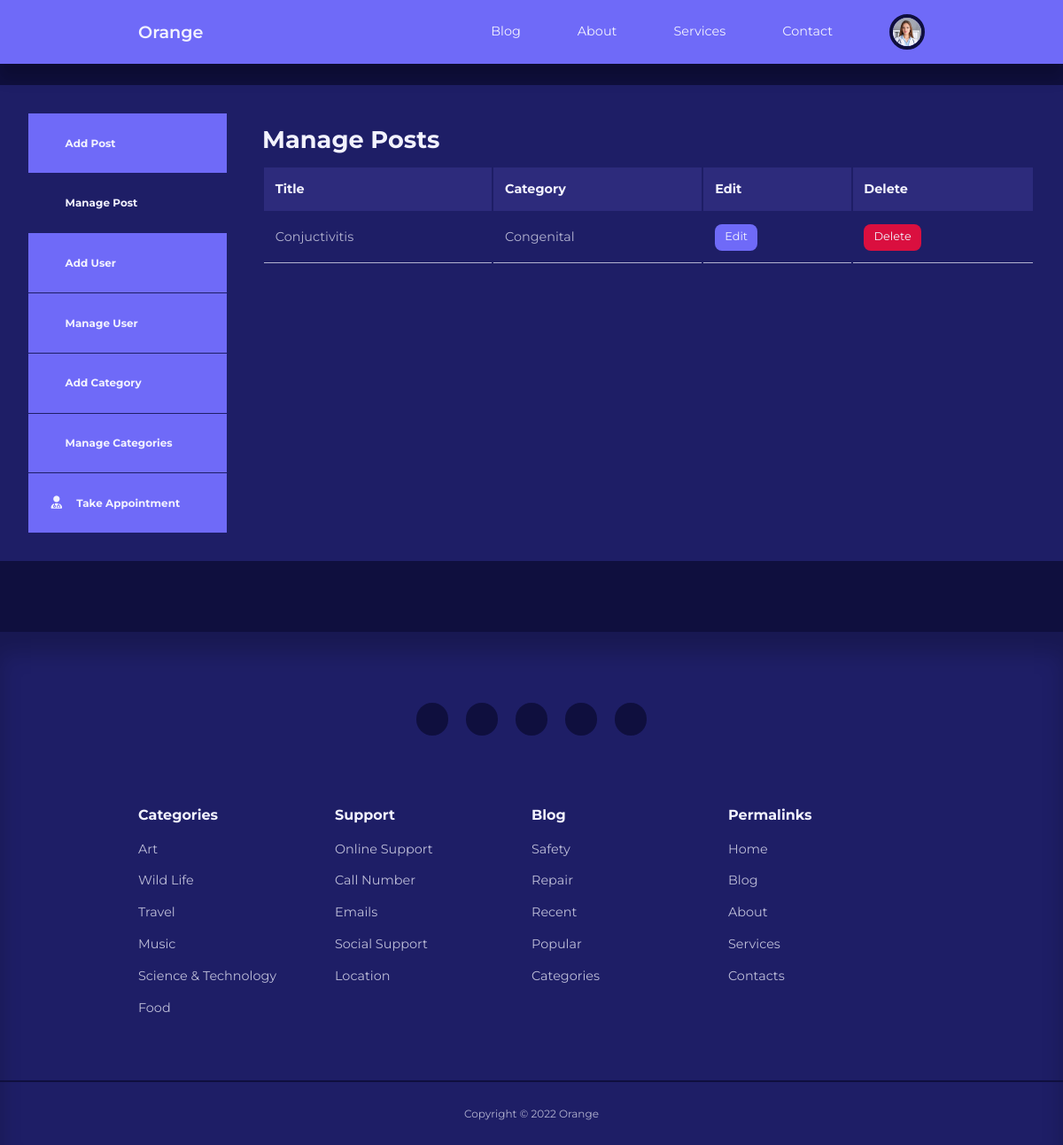
The app's page /admin/index.php (signed in) with its own data.
### tables this page shows
CREATE TABLE `users` (
  `id` int(11) UNSIGNED NOT NULL,
  `firstname` varchar(50) NOT NULL,
  `lastname` varchar(50) NOT NULL,
  `username` varchar(50) NOT NULL,
  `email` varchar(100) NOT NULL,
  `password` varchar(255) NOT NULL,
  `avatar` varchar(255) NOT NULL,
  `is_admin` tinyint(1) NOT NULL,
  `Specialization_title` varchar(50) NOT NULL,
  `specialization_id` int(11) UNSIGNED DEFAULT NULL
);

CREATE TABLE `diseaseposts` (
  `id` int(11) UNSIGNED NOT NULL,
  `title` varchar(250) NOT NULL,
  `body` text NOT NULL,
  `thumbnail` varchar(255) NOT NULL,
  `date_time` int(11) NOT NULL DEFAULT current_timestamp(),
  `category_id` int(11) UNSIGNED DEFAULT NULL,
  `author_id` int(11) UNSIGNED NOT NULL,
  `is_featured` tinyint(1) NOT NULL
);

CREATE TABLE `diseasecategories` (
  `id` int(11) UNSIGNED NOT NULL,
  `title` varchar(50) NOT NULL,
  `description` text NOT NULL
);

### admin/partials/header.php (called while the page is built, shortened)
<?php
require '../partials/header.php';

### admin/index.php (the view, shortened to what this page needs)
<?php
include 'partials/header.php';
$current_user_id=$_SESSION['user-id'];
$query="SELECT id,title,category_id FROM diseaseposts  WHERE author_id=$current_user_id ORDER BY id DESC";
$posts=mysqli_query($connection,$query);
?>
<section class="dashboard">
    <div class="conatiner dashboard_container">
        <aside>
        <ul>
                <li><a href="add-post.php"><i class="uil uil-pen"></i>
                <h5>Add Post</h5>
                </a></li>
                <li><a href="index.php" class="active"><i class="uil uil-postcard"></i>
                    <h5>Manage Post</h5>
                    </a></li>
                    <?php if(isset($_SESSION['user_is_admin'])) : ?>
                    <li><a href="add-user.php"><i class="uil uil-user-plus"></i>
                        <h5>Add User</h5>
                        </a></li>
                        <li><a href="manage-users.php"><i class="uil uil-users-alt"></i>
                            <h5>Manage User</h5>
                            </a></li>
                            <li><a href="add-category.php"><i class="uil uil-edit"></i>
                                <h5>Add Category</h5>
                                </a></li>
                                <li><a href="manage-categories.php"><i class="uil uil-list-ul"></i>
                                    <h5>Manage Categories</h5>
                                    </a></li>
                                    <li><a href="manage-appointment.php"><i class="fa-solid fa-user-doctor"></i>
                                    <h5>Take Appointment</h5>
                                    </a></li>
                                    <?php endif ?>
            </ul>
        </aside>
        <main>
            <h2>Manage Posts</h2>
            <?php if(mysqli_num_rows($posts)>0): ?>
            <table>
                <thead>
                    <tr>
                        <th>Title</th>
                        <th>Category</th>
                        <th>Edit</th>
                        <th>Delete</th>
                    </tr>
                </thead>
                <tbody>
                    <?php while($post=mysqli_fetch_assoc($posts)): ?>
                        <?php
                        $category_id=$post['category_id'];
                        $category_query="SELECT  title from diseasecategories WHERE id=$category_id";
                        $category_result=mysqli_query($connection,$category_query);
                        $category=mysqli_fetch_assoc($category_result);
                       ?>
                    <tr>
                        <td><?=$post['title']?></td>
                        <td><?=$category['title']?></td>
                        <td><a href="<?=ROOT_URL?>admin/edit-post.php?id=<?=$post['id']?>"
                        class="btn sm">Edit</a></td>
                        <td><a href="<?=ROOT_URL?>admin/delete-post.php?id=<?=$post['id']?>"
                        class="btn sm danger">Delete</a></td>
                    </tr>
                </tbody>
                <?php endwhile?>
            </table>
            <?php else : ?>
            <div class="alert_message error"><?="No Posts Found"?></div>
            <?php endif ?>
        </main>
    </div>
</section>
<?php
include '../partials/footer.php';
?>

### partials/header.php (shortened to what this page needs)
<?php
require 'config/database.php';
if(isset($_SESSION['user-id'])){
  $id=filter_var($_SESSION['user-id'],FILTER_SANITIZE_NUMBER_INT);
  $query="SELECT avatar FROM users WHERE id=$id";
  $result=mysqli_query($connection,$query);
  $avatar=mysqli_fetch_assoc($result);
}
?>
<!DOCTYPE html>
<html lang="en">
  <head>
    <link rel="stylesheet" href="https://cdn.jsdelivr.net/npm/swiper@8/swiper-bundle.min.css"/>
    <link rel="stylesheet" href="https://unicons.iconscout.com/release-pro/v4.0.0/css/line.css">
    <link rel="stylesheet" href="https://cdnjs.cloudflare.com/ajax/libs/font-awesome/6.2.1/css/all.min.css">
    <link rel="stylesheet" href="<?=ROOT_URL ?>css/style.css">
    </head>
    <body>
    <div id="root">
    <nav>
      <div class=" container nav__container">
        <a href="<?=ROOT_URL ?>" class="nav__logo">Orange</a>
        <ul class="nav_items">
         <li><a href="<?=ROOT_URL ?>blog.php">Blog</a></li>
         <li><a href="<?=ROOT_URL ?>about.php">About</a></li>
         <li><a href="<?=ROOT_URL ?>services.php">Services</a></li>
         <li><a href="<?=ROOT_URL ?>contact.php">Contact</a></li>
         <?php if(isset($_SESSION['user-id'])) : ?>
         <li class="nav_profile">
            <div class="avatar">
            <img src="<?=ROOT_URL . 'images/' . $avatar['avatar'] ?>">
            </div>
               </li>
          <?php else : ?>
         <li><a href="<?=ROOT_URL ?>signin.php">Signin</a></li>
         <?php endif ?>
        </ul>
      </div>
    </nav>

### css/style.css (style rules this page uses)
:root { --color-primary: #6f6af8; --color-primary-light:hsl(242,91%,69%,18%); --color-primary-variant:#5854c7; --color-red:#da0f3f; --color-red-light:hsl(346,87%,46%,15%); --color-green:#00c476; --color-green-light:hsl(156,100%,38%,15%); --color-gray-900: #1e1e66; --color-gray-700: #2d2b7c; --color-gray-300: rgba(242,242,254,0.3); --color-gray-200: rgba(242,242,254,0.7);; --color-white:#f2f2fe; --color-bg:#0f0f3e; --transition:all 300ms ease; --container-width-lg:74%; --container-width-md:88%; --form-width:40%; --card-boarder-radius-1:0.3rem; --card-boarder-radius-2:0.5rem; --card-boarder-radius-3:0.8rem; --card-boarder-radius-4:2rem; --card-boarder-radius-5:5rem; }
* { margin:0; padding:0; outline:0; border:0; appearance:0; list-style: none; text-decoration: none; box-sizing: border-box; }
body { font-family: 'Montserrat',sans-serif; line-height: 1.6; color: var(--color-gray-200); overflow-x: hidden ; background:var(--color-bg); font-size: 0.9rem; }
.container { width:var(--container-width-lg); max-width: 1800px; margin-inline:auto; }
section { margin-top: 3rem; width:100vw; }
h1,h2,h3,h4,h5 { color:var(--color-white); line-height: 1.3; }
h2 { font-size: 1.7rem; margin:1rem 0; }
a { color:var(--color-white); transition:var(--transition); }
img { display: block; width: 100%; object-fit: cover; }
nav { background:var(--color-primary); width:100vw; height:4.5rem; position:fixed; top:0; z-index:10; box-shadow: 0 1rem 1rem rgba(0,0,0,0.2); }
.nav__container { height:100%; display: flex; align-items: center; justify-content: space-between; }
.avatar { width: 2.5rem; height:2.5rem; border-radius: 50%; overflow: hidden; border:0.3rem solid var(--color-bg); }
.nav__logo { font-weight: 600; font-size: 1.2rem; }
.nav_items { display: flex; align-items: center; gap:4rem; }
.nav_profile { position:relative; cursor: pointer; }
.btn { display: inline-block; width: fit-content; padding:0.6rem 1.2rem; background-color: var(--color-primary); border-radius: var(--card-boarder-radius-2); cursor:pointer; transition: var(--transition); color:var(--color-white); }
.btn.sm { padding: 0.3rem 0.7rem; font-size: 0.8rem; }
.btn.sm.danger { background: var(--color-red); }
.dashboard { margin-top: 6rem; }
.dashboard_container { display:grid; grid-template-columns: 14rem auto; gap:1rem; background: var(--color-gray-900); padding:2rem; margin-bottom:5rem; }
.dashboard aside a { background-color: var(--color-primary); display: flex; gap:1rem; align-items:center; padding:1.6rem; }
.dashboard aside ul li:not(:last-child) a { border-bottom: 1px solid var(--color-gray-900); }
.dashboard aside a.active { background-color: var(--color-gray-900); }
.dashboard main { margin-left:1.5rem; }
.dashboard main h2 { margin-bottom:0 0 2rem 0; line-height:1; }
.dashboard main table { width: 100%; text-align: left; }
.dashboard main table th { background:var(--color-gray-700); padding: 0.8rem; color:var(--color-white); }
.dashboard main table td { padding: 0.8rem; border-bottom: 1px solid var(--color-gray-200); }

### records on screen
users: avatar (picture)
diseaseposts: title "Conjuctivitis", category.title "Congenital"
